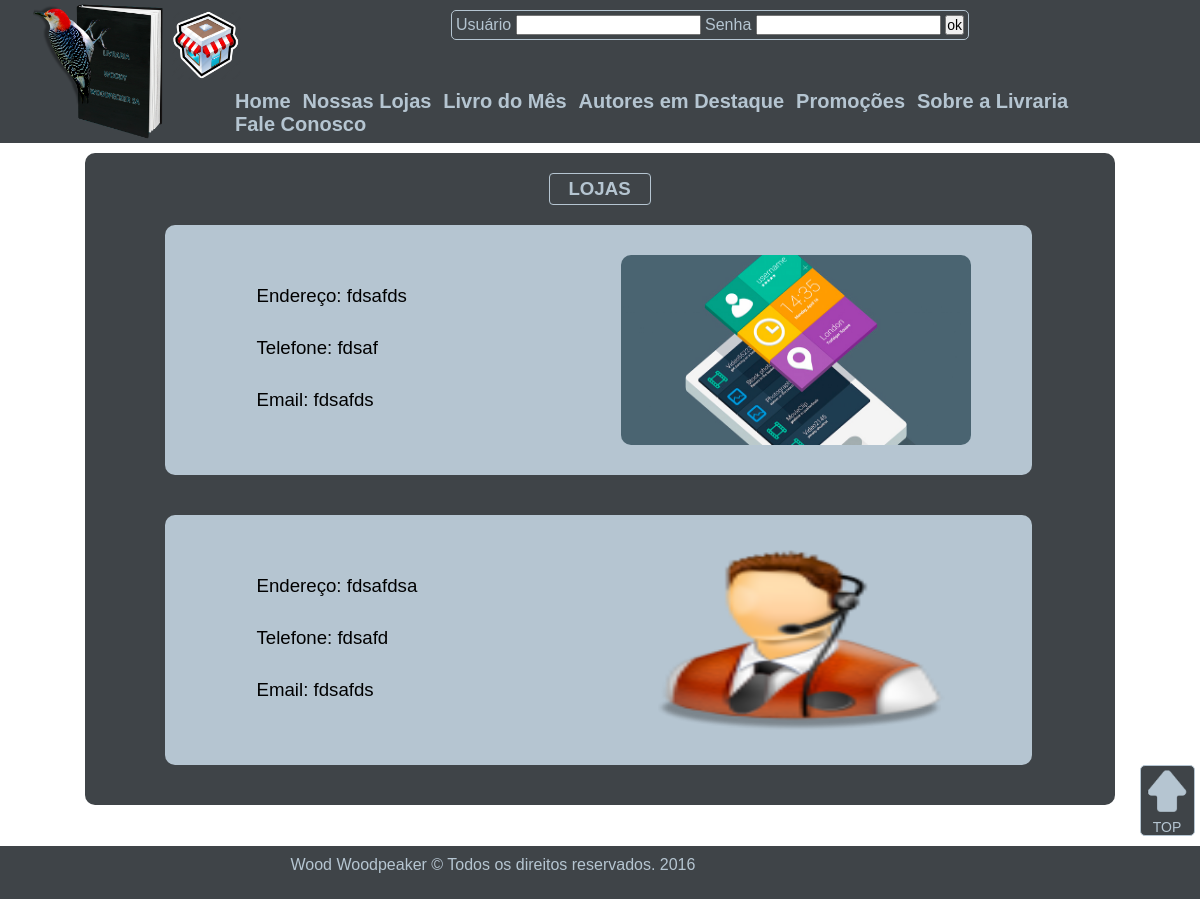
/lojas.php, run on the app's committed database.
### tables this page shows
CREATE TABLE `lojas` (
  `cod_loja` int(11) NOT NULL AUTO_INCREMENT,
  `foto_loja` varchar(60) DEFAULT NULL,
  `telefone` varchar(12) NOT NULL,
  `email` varchar(60) NOT NULL,
  `endereco` varchar(60) NOT NULL,
  PRIMARY KEY (`cod_loja`)
);

### lojas.php (the view, shortened to what this page needs)
<?php include("conexao.php")?>
<!doctype html>
<html lang="pt-br">
	<head>
	</head>
	<body>
		<div class="principal">
        	<header>
                <div class="limite_header">
					<div class="logo">
                    </div>
                    <div class="navegacao">
						<div class="imgJquery">
							<img id="icone" alt="" src="imagens/loja.png">
						</div>
						<div class="login">
							<form name="livraria_" method="post" action="lojas.php">
                                <p>
									Usuário <input type="text" name="txtnome" value="">
									Senha 	<input type="password"  maxlength="10" name="txtsenha">
									<input type="submit" name="btnok" value="ok">
                                </p>
                            </form>
                     	</div>
						<nav>
                            <ul class="lstmenu">
								<li onmouseover="mudaFoto('imagens/home.png')" onmouseout="mudaFoto('imagens/loja.png')"> <a href="index.php"> Home 			</a> </li>
                                <li onmouseover="mudaFoto('imagens/loja.png')" onmouseout="mudaFoto('imagens/loja.png')"> <a href="lojas.php"> Nossas Lojas 		</a> </li>
                                <li onmouseover="mudaFoto('imagens/livro.png')" onmouseout="mudaFoto('imagens/loja.png')"> <a href="livro.php"> Livro do Mês		</a> </li>
								<li onmouseover="mudaFoto('imagens/autor.png')" onmouseout="mudaFoto('imagens/loja.png')"> <a href="autor.php"> Autores em Destaque </a> </li>
								<li onmouseover="mudaFoto('imagens/promocao.png')" onmouseout="mudaFoto('imagens/loja.png')"> <a href="promocao.php"> Promoções		</a> </li>
                                <li onmouseover="mudaFoto('imagens/sobre.png')" onmouseout="mudaFoto('imagens/loja.png')"> <a href="sobre.php"> Sobre a Livraria	</a> </li>
								<li onmouseover="mudaFoto('imagens/contato.png')" onmouseout="mudaFoto('imagens/loja.png')"> <a href="contato.php"> Fale Conosco		</a> </li>
                            </ul>
                		</nav>
                    </div>
                </div>
            </header>
			<div class="limite_loja">
				<div class="corpo_lojas">
					<div class="lojas_titulo">
						<p>LOJAS</p>
					</div>
						<?php
							$sql = "select * from lojas ";
							$select = mysqli_query($conexao, $sql);
							while($rs = mysqli_fetch_array($select))
							{
						?>
					<div class="loja_detalhe">
						<div class="loja_descricao">
							<p> Endereço: <?php echo($rs["endereco"]);?> </p>
							<p> Telefone: <?php echo($rs["telefone"]);?> </p>
							<p> Email: <?php echo($rs["email"]);?> </p>
						</div>
						<div class="loja_img">
							<img alt="" title="" src="<?php echo($rs["foto_loja"]);?>">
						</div>
					</div>
						<?php
							}
						?>
				</div>
				<div class="topo">
					<?php include("subir.php")?>
				</div>
			</div>
            <footer>
            </footer>
        </div>
	</body>
</html>

### css/formatacao.css (style rules this page uses)
* { padding:0; margin:0; font-size:14px; font-family:Calibri, Arial, Verdana; text-decoration:none; }
img { width: 100%; height: 100%; }
.principal { width:auto; height:auto; }
body { background-position:center; background-attachment:fixed; background-repeat:no-repeat; margin: 0; padding: 0; }
header { background-color:#3F4448; width:auto; height: 143px; margin: 0px 0px 10px; }
.limite_header { width: 1140px; height: 143px; margin: auto; background-color:#3F4448; }
.logo { background-image: url(../imagens/logo.png); background-size: 100%; background-repeat: no-repeat; height: 143px; width: 136px; float: left; }
.navegacao { margin: 0px 0px 0px 5px; float: left; width: 998px; }
.imgJquery { width: 70px; height: 70px; float: left; margin: 10px 0px; display: block; }
.login { float: left; border-radius: 5px; margin: 10px 0px 0px 210px; padding: 4px; border: 1px solid #B5C5D1; }
.login p { font-size: 16px; color: #B5C5D1; }
form { width: auto; height: auto; }
form p { text-align: center; }
nav { margin: 5px 0px; clear: both; }
.lstmenu { list-style-type: none; display: inline-block; margin-left: 60px; }
.lstmenu li { display: inline-block; font-weight: bold; padding: 0px 4px; }
.lstmenu li a { font-size:20px; color:#B5C5D1; }
.limite_loja { margin: auto auto 10px; width: 1139px; }
.corpo_lojas { background-color: #3F4448; width: 1030px; float: left; margin-left: 54px; border-radius: 10px; margin-bottom: 20px; }
.lojas_titulo { margin-left: auto; margin-right: auto; margin-bottom: 20px; margin-top: 20px; width: 100px; border: solid 1px #B5C5D1; border-radius: 4px; }
.lojas_titulo p { font-size: 14pt; padding: 4px; color: #B5C5D1; font-weight: bold; text-align: center; text-transform: uppercase; }
.loja_detalhe { background-color: #B5C5D1; width: 867px; height: 250px; margin: 20px 0px 40px 80px; border-radius: 10px; }
.loja_descricao { width: 350px; height: 190px; float: left; margin-top: 30px; margin-left: 62px; }
.loja_descricao p { margin: 30px 30px 10px; font-size: 14pt; }
.loja_img { width: 350px; height: 190px; float: left; margin-top: 30px; margin-left: 44px; border-radius: 10px; }
.loja_img img { border-radius: 10px; }
.topo { float: left; width: 53px; text-align: center; border-radius: 5px; background-color: #3F4448; border: solid 1px #B5C5D1; margin-left: 1109px; margin-top: -60px; margin-bottom: 10px; }
footer { background-color: #3F4448; width: 100%; float: left; }
.limite_footer { margin: auto auto 0; width: 1139px; height: 53px; background-color:#3F4448; }
.direitos { float: left; margin: 0px 0px 0px 250px; }
.direitos p { font-size: 16px; padding: 10px; color: #B5C5D1; }

### data on the page
lojas: endereco "fdsafds", telefone "fdsaf", email "fdsafds", foto_loja (picture)
lojas: endereco "fdsafdsa", telefone "fdsafd", email "fdsafds", foto_loja (picture)
